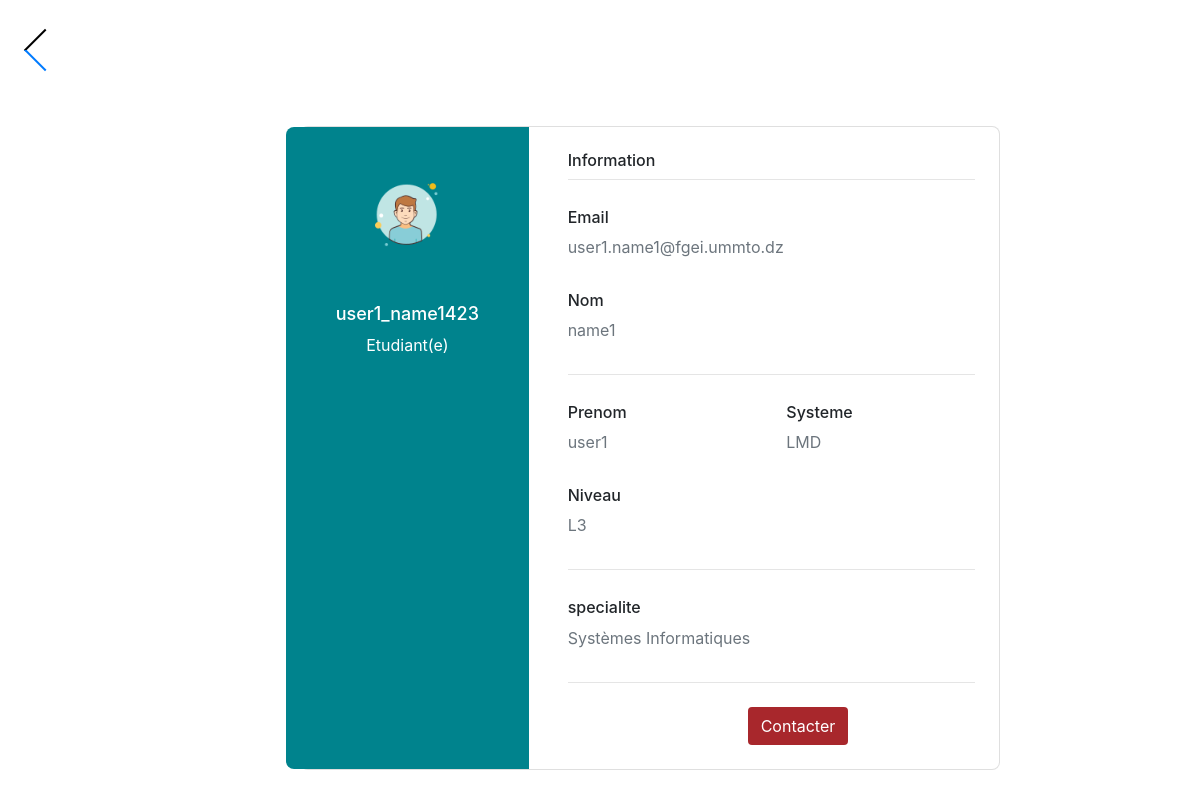
Page /pages/profil_etudiant.php?user=user1_name1423 on the committed database.
### tables this page shows
CREATE TABLE etudiant (
    id VARCHAR(7) PRIMARY KEY,
    nom_utilisateur VARCHAR(255) UNIQUE,
    nom VARCHAR(255),
    prenom VARCHAR(255),
    email VARCHAR(255) UNIQUE,
    mot_de_passe VARCHAR(255),
    systeme VARCHAR(50),
    niveau VARCHAR(50),
    specialite VARCHAR(50),
    demande_reinitialisation BOOLEAN DEFAULT FALSE,
    code_reinitialisation VARCHAR(5),
    expiration_code_reinitialisation DATETIME, 
    photo_profil VARCHAR(255)
);

### pages/profil_etudiant.php (the view, shortened to what this page needs)
<?php
include('../config/config.php');
if(isset($_GET['user'])) {
    $nom_utilisateur = $_GET['user'];
    $sql = "SELECT * FROM etudiant WHERE nom_utilisateur = ?";
    $stmt = $connexion->prepare($sql);
    $stmt->bind_param("s", $nom_utilisateur);
    if (!$stmt->execute()) {
        die('Erreur d’exécution : ' . $stmt->error);
    }
    $result = $stmt->get_result();
    if ($result->num_rows > 0) {
        $row = $result->fetch_assoc();
        $photo_profil = str_replace('../..', '..', $row['photo_profil']);
?>
<!DOCTYPE html>
<html lang="en">
<head>
    <link href="https://cdn.jsdelivr.net/npm/bootstrap@4.5.0/dist/css/bootstrap.min.css" rel="stylesheet">
     <link rel="stylesheet" href="../static/css/profil_etudiant.css">
</head>
<body>
<section class="vh-100">
  <div class="container py-5 h-100"style="margin-right:150px;">
    <div class="row d-flex justify-content-center align-items-center h-100">
      <div class="col col-lg-6 mb-4 mb-lg-0">
        <div class="card mb-3" style="border-radius: .5rem;width:700px;">
          <div class="row g-0">
          <div class="col-md-4 text-center text-white" style="border-top-left-radius: .5rem; border-bottom-left-radius: .5rem;background-color: #00838d;">
            <img src="<?php echo htmlspecialchars($photo_profil); ?>" alt="Avatar" class="img-fluid my-5" style="width: 80px;" />
            <h5 style="font-size:18px;"><?php echo htmlspecialchars($row['nom_utilisateur']); ?></h5>
            <p>Etudiant(e)</p>
        </div>
            <div class="col-md-8">
              <div class="card-body p-4">
                <h6>Information</h6>
                <hr class="mt-0 mb-4">
                <div class="row pt-1">
                  <div class="col-10 mb-3">
                    <h6>Email</h6>
                    <p class="text-muted"><?php echo htmlspecialchars($row['email']); ?></p>
                  </div>
                  <div class="col-6 mb-3">
                    <h6>Nom</h6>
                    <p class="text-muted"><?php echo htmlspecialchars($row['nom']); ?></p>
                  </div>
                </div>
                <hr class="mt-0 mb-4">
                <div class="row pt-1">
                  <div class="col-6 mb-3">
                    <h6>Prenom</h6>
                    <p class="text-muted"><?php echo htmlspecialchars($row['prenom']); ?></p>
                  </div>
                  <div class="col-6 mb-3">
                    <h6>Systeme</h6>
                    <p class="text-muted"><?php echo htmlspecialchars($row['systeme']); ?></p>
                  </div>
                  <div class="col-6 mb-3">
                    <h6>Niveau</h6>
                    <p class="text-muted"><?php echo htmlspecialchars($row['niveau']); ?></p>
                  </div>
                </div>
                <hr class="mt-0 mb-4">
                <div class="row pt-1">
                  <div class="col-6 mb-3">
                    <h6>specialite</h6>
                    <p class="text-muted"><?php echo htmlspecialchars($row['specialite']); ?></p>
                  </div>
                </div>
                <hr class="mt-0 mb-4">
                <a style="background-color:#9f1016; opacity:0.9;color:white; margin-left:180px;" href="mailto:<?php echo htmlspecialchars($row['email']); ?>"class="btn">Contacter</a>
            </div>
          </div>
        </div>
      </div>
    </div>
  </div>
</section>
</body>
</html>
<?php
    } else {
        echo "Aucun utilisateur trouvé avec ce nom.";
    }
} else {
    echo "Aucun nom d'utilisateur spécifié.";
}
?>

### rows in the picture
etudiant: photo_profil (picture), nom_utilisateur "user1_name1423", email "user1.name1@fgei.ummto.dz", nom "name1", prenom "user1", systeme "LMD", niveau "L3", specialite "Systèmes Informatiques"
